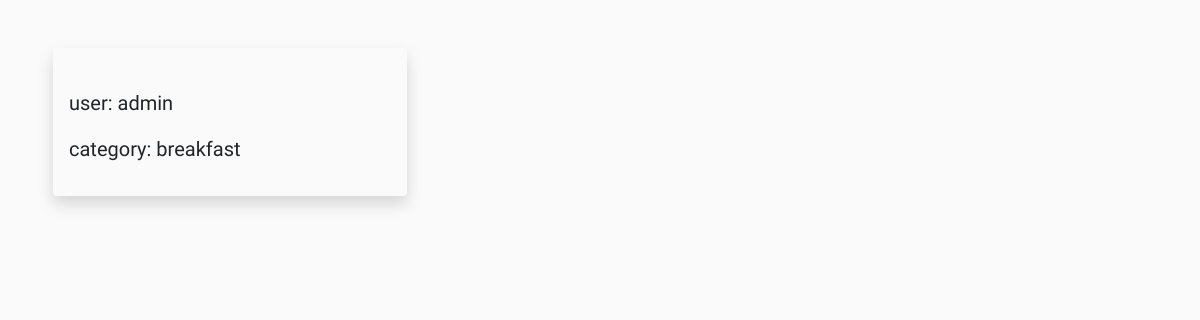
The page /singleorder (signed in) on the database as committed earlier.
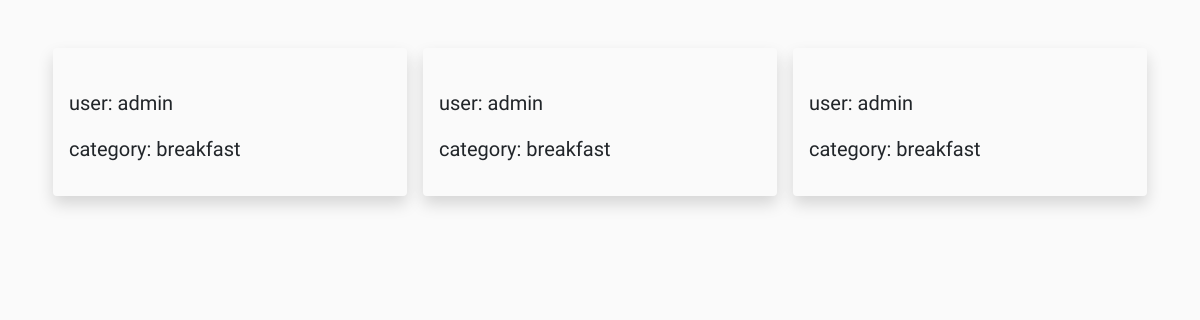
The same page on the database as committed later.
### core/models.py (models this page shows)
class Order(models.Model):
    food = models.TextField(null=True)
    category = models.CharField(max_length=150)
    user = models.ForeignKey(User, on_delete=models.CASCADE)
    quantity = models.IntegerField(null=True)

### core/views.py (the view)
# urls.py: path('singleorder', views.singleorder, name='singleorder'),
def singleorder(request):
    order = Order.objects.filter(user = request.user)
    context = {
        "orders" : order
    }
    return render(request, 'orders.html', context)

### core/templates/orders.html (shortened to what this page needs)
{% load static %}
<!doctype html>
<html lang="en">
  <head>
        <link rel="stylesheet" href="https://stackpath.bootstrapcdn.com/bootstrap/4.3.1/css/bootstrap.min.css">
        <link rel="stylesheet" href="{% static 'css/style.css' %}">
    </head>
  <body>
    <div class="container row mt-5">
        {% for order in orders %}
        <div class="px-2 col-xlg-4 col-lg-4 col-md-4 col-sm-6 col-12">
            <div class="w-100 shadow rounded py-3 px-3">
                <div class="image-section">
                </div>
                <p>user: {{order.user}}</p>
                <p>category: {{order.category}}</p>
            </div>
        </div>
        {% endfor %}
    </div>
  </body>
</html>

### static/css/style.css (style rules this page uses)
* { margin: 0; padding: 0; box-sizing: border-box; }
body { position: relative; }
body { display: flex; justify-content: center; min-height: 100vh; background-color: #fafafa; }
p { font-family: 'Dancing Script', cursive; font-size: 20px; text-align: justify; }

Rows that differ between the two databases and show on the page:
added Order: user "admin", category "breakfast"
added Order: user "admin", category "breakfast"
